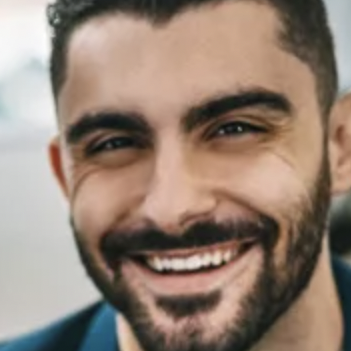
#> input picture 38. Face Extraction from an Image/People/IMG_2.png, 351 x 351 px, given in place of group.png, which was not available
$ jupyter execute 'Face Extraction from an Image.ipynb'
#> lines starting #> are read from the running program, lines starting #| are printed output that depends on the picture
[cell 1]
import os
import cv2 as cv
import numpy as np


img = cv.imread('group.png')
#> img is the input picture: shape (351, 351, 3); mean B, G, R 117.1, 130.2, 148.8

classifier = cv.CascadeClassifier('haarcascade_frontalface_default.xml')
faces = classifier.detectMultiScale(img, 1.1, 5)
#> faces = [[21, 21, 298, 298]]


def save(frame, folder_name):
    name_img = len(os.listdir(folder_name)) + 1
    name_img = folder_name + "/IMG_" + str(name_img) + '.png'
    cv.imwrite(name_img, frame)
    print(name_img ,'is exported')


for (x,y,w,h) in faces:

    face = img[y:y+h, x:x+w]
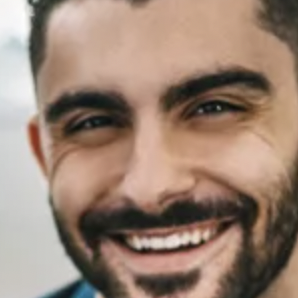
#> face: shape (298, 298, 3); mean B, G, R 116.4, 131.6, 154.8
    cv.imshow('Face'   , face)


    if cv.waitKey(0) == 13:         # Save the Image | 13  = Enter Key
#> (key Esc is pressed here)
        save(face, 'People')

    elif cv.waitKey(0) == 127:      # Skip the Image | 127 = Delete Key
#> (key Esc is pressed here)
        pass


$ run again, on 38. Face Extraction from an Image/People/IMG_6.png
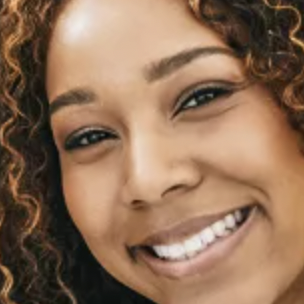
#> input picture 38. Face Extraction from an Image/People/IMG_6.png, 304 x 304 px, given in place of group.png, which was not available
#> img is the input picture: shape (304, 304, 3); mean B, G, R 87.3, 111.9, 143.8
#> faces = [[16, 19, 275, 275]]
#> `face = img[y:y+h, x:x+w]`:
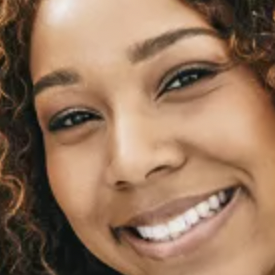
#> face: shape (275, 275, 3); mean B, G, R 92.3, 117.2, 150

$ run again, on 38. Face Extraction from an Image/People/IMG_7.png
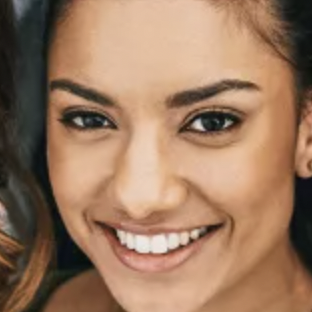
#> input picture 38. Face Extraction from an Image/People/IMG_7.png, 312 x 312 px, given in place of group.png, which was not available
#> img is the input picture: shape (312, 312, 3); mean B, G, R 95.9, 121.1, 155.3
#> faces = [[18, 28, 255, 255]]
#> `face = img[y:y+h, x:x+w]`:
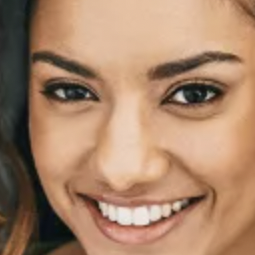
#> face: shape (255, 255, 3); mean B, G, R 106.1, 132.7, 168.7
